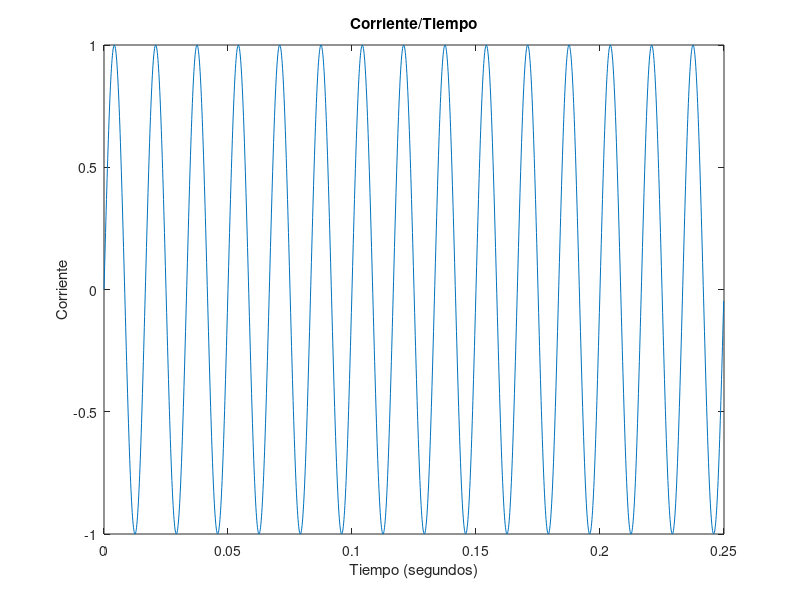

The MATLAB script that drew this image:
%%Time specifications:
Fs = 8000;                   % samples per second
dt = 1/Fs;                   % seconds per sample
StopTime = 0.25;             % seconds
t = (0:dt:StopTime-dt)';     % seconds
%%Sine wave:
Fc = 60;                     % hertz
x = sin(2*pi*Fc*t);
% Plot the signal versus time:
figure;
plot(t,x);
xlabel('Tiempo (segundos)');
ylabel('Corriente');
title('Corriente/Tiempo');